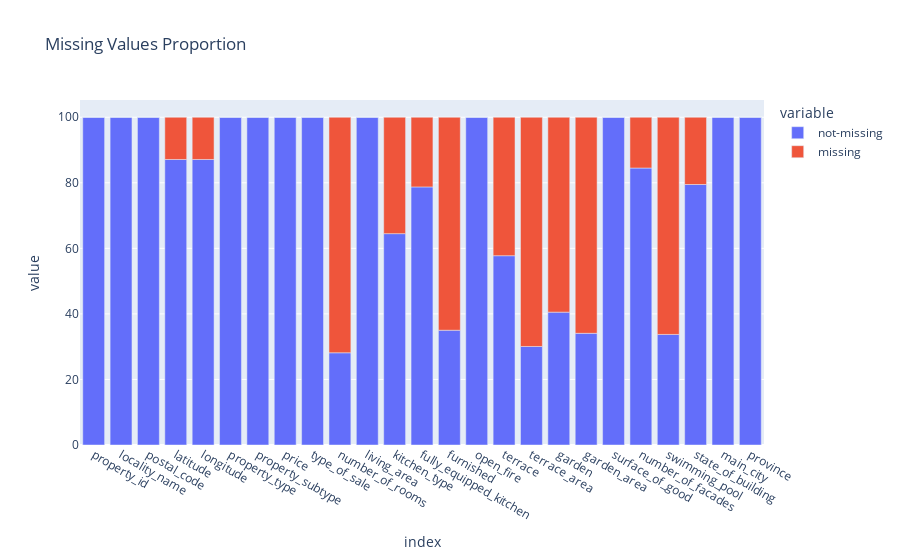

The code cell stored with this chart in its notebook:
### Markdown cell above
# Q2 What is the proportion of missing values per column?

### Code cell
def make_bar_perc_plotly(df):
    df_missing = pd.DataFrame()
    df_missing["not-missing"] = df.count()/len(df)*100
    df_missing["missing"] = df.isnull().sum()/len(df)*100

    fig = px.bar(df_missing, x=df_missing.index, y=df_missing.columns, title="Missing Values Proportion")
    fig.show()

make_bar_perc_plotly(house)

### Figure 1 — Plotly figure (JSON) as saved in the notebook; plotly's stock layout.template omitted (floating-point values rounded to 4 significant figures)
{"data": [{"alignmentgroup": "True", "hovertemplate": "variable=not-missing<br>index=%{x}<br>value=%{y}<extra></extra>", "legendgroup": "not-missing", "marker": {"color": "#636efa", "pattern": {"shape": ""}}, "name": "not-missing", "offsetgroup": "not-missing", "orientation": "v", "showlegend": true, "textposition": "auto", "type": "bar", "x": ["property_id", "locality_name", "postal_code", "latitude", "longitude", "property_type", "property_subtype", "price", "type_of_sale", "number_of_rooms", "living_area", "kitchen_type", "fully_equipped_kitchen", "furnished", "open_fire", "terrace", "terrace_area", "garden", "garden_area", "surface_of_good", "number_of_facades", "swimming_pool", "state_of_building", "main_city", "province"], "xaxis": "x", "y": [100, 100, 100, 87.12, 87.12, 100, 100, 100, 100, 28.14, 100, 64.49, 78.74, 35.02, 100, 57.76, 30.06, 40.54, 34.08, 100, 84.51, 33.74, 79.48, 100, 100], "yaxis": "y"}, {"alignmentgroup": "True", "hovertemplate": "variable=missing<br>index=%{x}<br>value=%{y}<extra></extra>", "legendgroup": "missing", "marker": {"color": "#EF553B", "pattern": {"shape": ""}}, "name": "missing", "offsetgroup": "missing", "orientation": "v", "showlegend": true, "textposition": "auto", "type": "bar", "x": ["property_id", "locality_name", "postal_code", "latitude", "longitude", "property_type", "property_subtype", "price", "type_of_sale", "number_of_rooms", "living_area", "kitchen_type", "fully_equipped_kitchen", "furnished", "open_fire", "terrace", "terrace_area", "garden", "garden_area", "surface_of_good", "number_of_facades", "swimming_pool", "state_of_building", "main_city", "province"], "xaxis": "x", "y": [0, 0, 0, 12.88, 12.88, 0, 0, 0, 0, 71.86, 0, 35.51, 21.26, 64.98, 0, 42.24, 69.94, 59.46, 65.92, 0, 15.49, 66.26, 20.52, 0, 0], "yaxis": "y"}], "layout": {"barmode": "relative", "legend": {"title": {"text": "variable"}, "tracegroupgap": 0}, "title": {"text": "Missing Values Proportion"}, "xaxis": {"anchor": "y", "domain": [0, 1], "title": {"text": "index"}}, "yaxis": {"anchor": "x", "domain": [0, 1], "title": {"text": "value"}}}}
